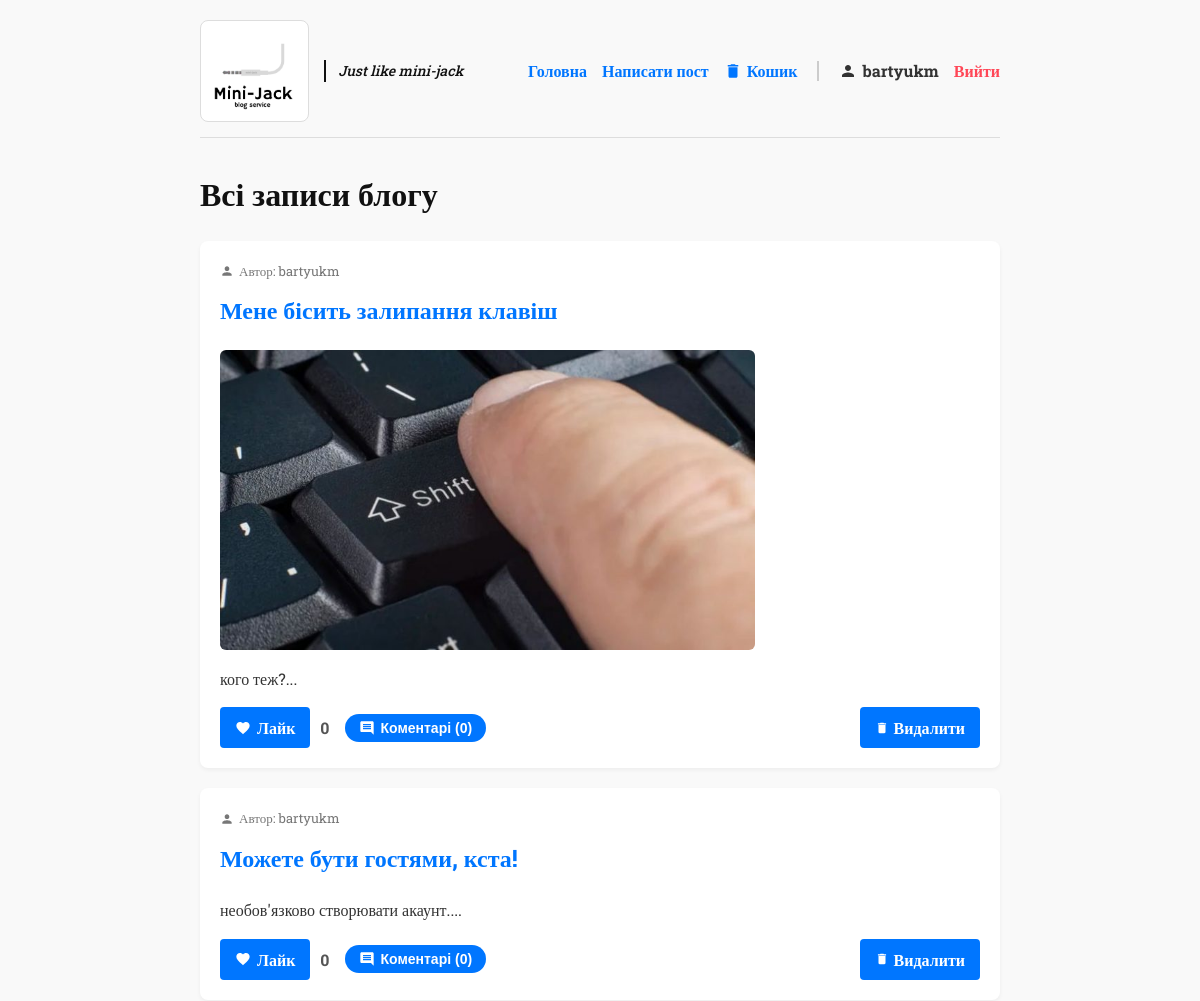
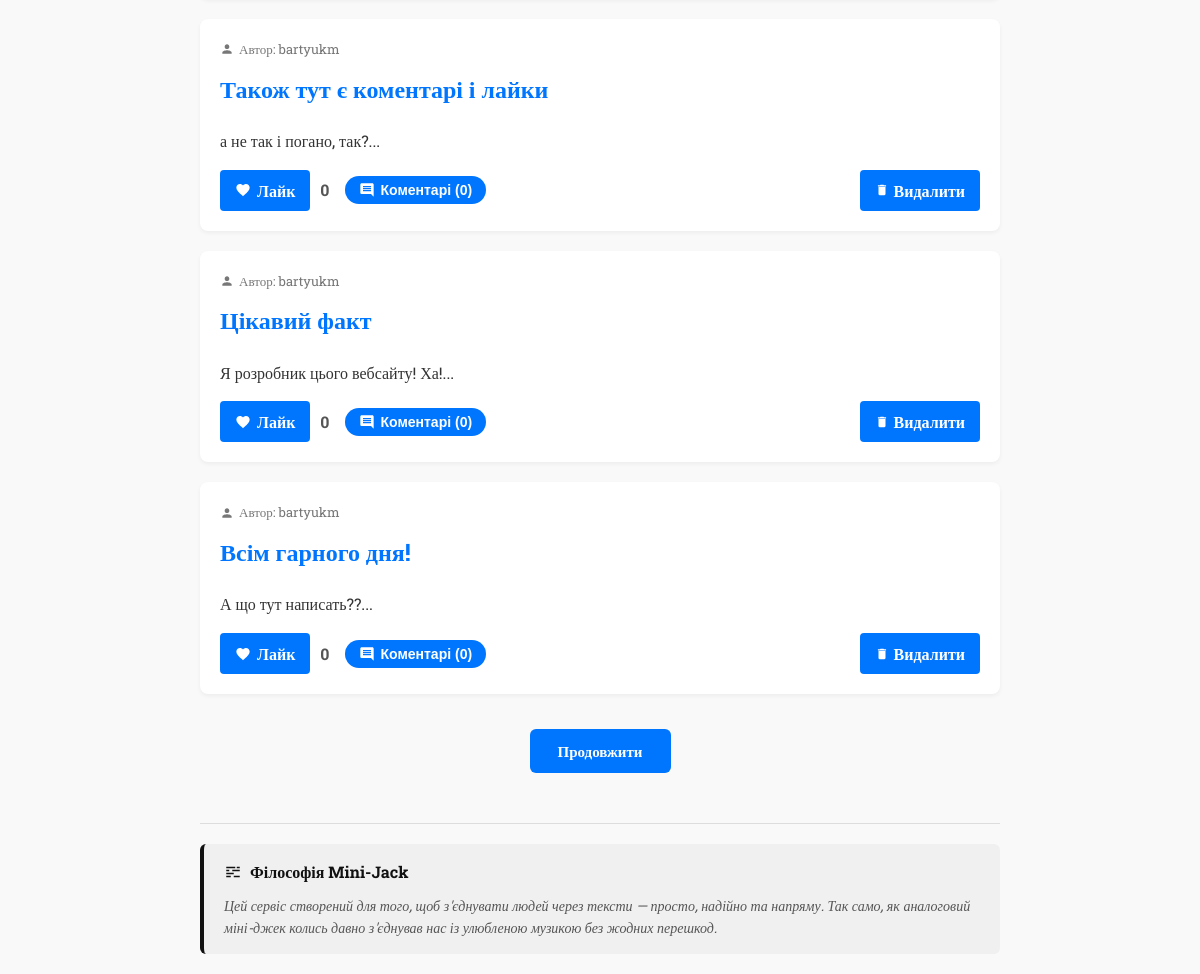
The page / (signed in) on the database its author committed (2 pictures, top to bottom).
### tables this page shows
CREATE TABLE users (
            id INTEGER PRIMARY KEY AUTOINCREMENT,
            username TEXT UNIQUE NOT NULL,
            password TEXT NOT NULL
        );

CREATE TABLE posts (
            id INTEGER PRIMARY KEY AUTOINCREMENT,
            user_id INTEGER,
            title TEXT NOT NULL,
            content TEXT NOT NULL,
            image_filename TEXT,
            likes INTEGER DEFAULT 0,
            is_deleted INTEGER DEFAULT 0,
            deleted_at TEXT,
            FOREIGN KEY (user_id) REFERENCES users (id) ON DELETE SET NULL
        );

### app.py (the view)
@app.route('/')
def index():
    clean_old_trash()
    limit = request.args.get('limit', 5, type=int)
    conn = get_db_connection()
    posts_rows = conn.execute('''
        SELECT p.*, u.username
        FROM posts p
        LEFT JOIN users u ON p.user_id = u.id
        WHERE p.is_deleted = 0
        ORDER BY p.id DESC
        LIMIT ?
    ''', (limit + 1,)).fetchall()
    has_more = len(posts_rows) > limit
    display_posts = posts_rows[:limit]
    posts = []
    for row in display_posts:
        post_data = dict(row)
        comments_rows = conn.execute('''
            SELECT c.*, u.username
            FROM comments c
            LEFT JOIN users u ON c.user_id = u.id
            WHERE c.post_id = ?
            ORDER BY c.id ASC
        ''', (post_data['id'],)).fetchall()
        post_data['comments'] = [dict(c) for c in comments_rows]
        post_data['comments_count'] = len(post_data['comments'])
        posts.append(post_data)
    conn.close()
    return render_template('index.html', posts=posts, limit=limit, has_more=has_more)

### app.py (called while the page is built, shortened)
def get_db_connection():
    conn = sqlite3.connect('database.db')
    conn.execute('PRAGMA foreign_keys = ON;')
    conn.row_factory = sqlite3.Row
    return conn

def clean_old_trash():
    conn = get_db_connection()
    now = datetime.now()
    trash_posts = conn.execute('SELECT id, deleted_at, image_filename FROM posts WHERE is_deleted = 1').fetchall()
    conn.commit()
    conn.close()

@app.context_processor
def inject_user():
    return dict(current_user_id=session.get('user_id'), current_username=session.get('username'))

### templates/index.html (shortened to what this page needs)
<!DOCTYPE html>
<html lang="uk">
<head>
    <link rel="stylesheet" href="{{ url_for('static', filename='style.css') }}">
</head>
<body>
    <nav>
        <div class="logo-container">
            <a href="{{ url_for('index') }}" style="margin: 0; padding: 0;">
                <img src="{{ url_for('static', filename='logo.png') }}" alt="Mini-Jack" class="blog-logo">
            </a>
            <span class="site-tagline">Just like mini-jack</span>
        </div>
        <div class="nav-links" id="navLinks">
            <a href="{{ url_for('index') }}">Головна</a>
            <a href="{{ url_for('create') }}">Написати пост</a>
            <a href="{{ url_for('trash') }}">
                <svg viewBox="0 0 24 24"><path d="M6 19c0 1.1.9 2 2 2h8c1.1 0 2-.9 2-2V7H6v12zM19 4h-3.5l-1-1h-5l-1 1H5v2h14V4z"/></svg>
                Кошик
            </a>
            <div class="auth-separator"></div>
            {% if current_user_id %}
                <span class="user-greeting">
                    <svg viewBox="0 0 24 24"><path d="M12 12c2.21 0 4-1.79 4-4s-1.79-4-4-4-4 1.79-4 4 1.79 4 4 4zm0 2c-2.67 0-8 1.34-8 4v2h16v-2c0-2.66-5.33-4-8-4z"/></svg>
                    {{ current_username }}
                </span>
                <a href="{{ url_for('logout') }}" class="btn-logout">Вийти</a>
            {% else %}
                <a href="{{ url_for('login') }}">Вхід</a>
                <a href="{{ url_for('register') }}">Реєстрація</a>
            {% endif %}
        </div>
    </nav>
    <h1>Всі записи блогу</h1>
    <div class="posts">
        {% for post in posts %}
            <div class="post-preview">
                <div class="post-author-meta">
                    <svg viewBox="0 0 24 24"><path d="M12 12c2.21 0 4-1.79 4-4s-1.79-4-4-4-4 1.79-4 4 1.79 4 4 4zm0 2c-2.67 0-8 1.34-8 4v2h16v-2c0-2.66-5.33-4-8-4z"/></svg>
                    <span>Автор: {{ post['username'] if post['username'] else 'Гість' }}</span>
                </div>
                <h2><a href="{{ url_for('post', post_id=post['id']) }}">{{ post['title'] }}</a></h2>
                {% if post['image_filename'] %}
                    <div class="post-image-preview">
                        <img src="{{ url_for('static', filename='uploads/' + post['image_filename']) }}" alt="Фото поста">
                    </div>
                {% endif %}
                <p>{{ post['content'][:150] }}...</p>
                <div class="post-actions">
                    <div class="actions-left">
                        <div class="like-container">
                            <form action="{{ url_for('like_post', post_id=post['id']) }}" method="post" class="like-form" data-post-id="{{ post['id'] }}" data-likes-count="{{ post['likes'] }}">
                                <button type="submit" class="like-button" id="btn-like-{{ post['id'] }}">
                                    <svg viewBox="0 0 24 24"><path d="M12 21.35l-1.45-1.32C5.4 15.36 2 12.28 2 8.5 2 5.42 4.42 3 7.5 3c1.74 0 3.41.81 4.5 2.09C13.09 3.81 14.76 3 16.5 3 19.5 3 22 5.42 22 8.5c0 3.78-3.4 6.86-8.55 11.54L12 21.35z"/></svg>
                                    Лайк
                                </button>
                            </form>
                            <span class="like-count">{{ post['likes'] }}</span>
                        </div>
                        <button class="comment-toggle-btn" onclick="openCommentsModal({{ post['id'] }})">
                            <svg viewBox="0 0 24 24"><path d="M21.99 4c0-1.1-.89-2-1.99-2H4c-1.1 0-2 .9-2 2v12c0 1.1.9 2 2 2h14l4 4-.01-18zM18 14H6v-2h12v2zm0-3H6V9h12v2zm0-3H6V6h12v2z"/></svg>
                            Коментарі ({{ post['comments_count'] }})
                        </button>
                    </div>
                    {% set is_my_account_post = current_user_id and post['user_id'] == current_user_id %}
                    <div class="delete-btn-container" id="delete-box-{{ post['id'] }}" {% if not is_my_account_post %}style="display: none;"{% endif %}>
                        <form action="{{ url_for('delete_post', post_id=post['id']) }}" method="post">
                            <button type="submit" class="btn-delete">
                                <svg viewBox="0 0 24 24"><path d="M6 19c0 1.1.9 2 2 2h8c1.1 0 2-.9 2-2V7H6v12zM19 4h-3.5l-1-1h-5l-1 1H5v2h14V4z"/></svg>
                                Видалити
                            </button>
                        </form>
                    </div>
                </div>
            </div>
        {% endfor %}
        {% if has_more %}
            <div class="load-more-container">
                <a href="{{ url_for('index', limit=limit+5) }}" class="btn-load-more">Продовжити</a>
            </div>
        {% endif %}
    </div>
    <footer>
        <div class="philosophy-box">
            <h3>
                <svg viewBox="0 0 24 24"><path d="M3 17v2h6v-2H3zm0-4h10v2H3v-2zm10 6v-2h8v2h-8zM7 9v2H3V9h4zm14 2h-10V9h10v2zm-6-6v2H3V5h12zm6 2h-4V5h4v2z"/></svg>
                Філософія Mini-Jack
            </h3>
            <p>Цей сервіс створений для того, щоб з'єднувати людей через тексти — просто, надійно та напряму. Так само, як аналоговий міні-джек колись давно з'єднував нас із улюбленою музикою без жодних перешкод.</p>
        </div>
    </footer>
</body>
</html>

### static/style.css (style rules this page uses)
body { font-family: "Roboto Slab", serif; font-optical-sizing: auto; font-weight: 400; font-style: normal; line-height: 1.6; max-width: 800px; margin: 0 auto; padding: 20px; background-color: #f9f9f9; color: #333; }
h1, h2, h3 { font-family: "Roboto Slab", serif; font-weight: 700; color: #111; }
nav { display: flex; justify-content: space-between; align-items: center; margin-bottom: 30px; padding-bottom: 15px; border-bottom: 1px solid #ddd; position: relative; background-color: #f9f9f9; }
.logo-container { display: flex; align-items: center; }
.blog-logo { max-height: 90px; width: auto; display: block; border: 1px solid #ddd; border-radius: 8px; padding: 5px; background-color: #fff; }
.site-tagline { font-family: "Roboto Slab", serif; font-weight: 500; font-size: 14px; color: #111111; margin-left: 15px; font-style: italic; border-left: 2px solid #111111; padding-left: 12px; display: inline-block; }
.nav-links { display: flex; align-items: center; gap: 15px; }
nav a { text-decoration: none; color: #0076ff; font-weight: 700; display: flex; align-items: center; gap: 5px; }
nav a svg { width: 18px; height: 18px; fill: currentColor; }
.auth-separator { width: 2px; height: 20px; background-color: #ccc; margin: 0 5px; }
.user-greeting { font-weight: bold; color: #333; display: flex; align-items: center; gap: 5px; }
.user-greeting svg { width: 18px; height: 18px; fill: currentColor; }
.btn-logout { color: #ff4757 !important; }
.posts { display: block; width: 100%; }
.post-preview { background: #fff; padding: 20px; margin-bottom: 20px; border-radius: 8px; box-shadow: 0 2px 4px rgba(0,0,0,0.05); position: relative; z-index: 1; }
.post-author-meta { font-size: 13px; color: #777; margin-bottom: 10px; display: flex; align-items: center; gap: 5px; }
.post-author-meta svg { width: 14px; height: 14px; fill: currentColor; }
.post-preview h2 { margin-top: 0; }
.post-preview h2 a { text-decoration: none; color: #0076ff; }
.post-image-preview img { max-width: 100%; max-height: 300px; object-fit: cover; border-radius: 6px; margin-bottom: 15px; display: block; }
.post-actions { margin-top: 15px; display: flex; justify-content: space-between; align-items: center; flex-wrap: wrap; gap: 10px; }
.actions-left { display: flex; align-items: center; gap: 15px; }
.like-container { display: flex; align-items: center; }
.like-button { background: #ff4757; color: white; border: none; padding: 6px 14px; border-radius: 20px; cursor: pointer; font-weight: bold; font-size: 14px; display: flex; align-items: center; gap: 6px; transition: background 0.2s; }
.like-button svg { width: 16px; height: 16px; fill: currentColor; }
.like-count { margin-left: 10px; font-weight: bold; color: #555; }
.comment-toggle-btn { background: #0076ff; color: white; border: none; padding: 6px 14px; border-radius: 20px; cursor: pointer; font-weight: bold; font-size: 14px; display: flex; align-items: center; gap: 6px; transition: background 0.2s; }
.comment-toggle-btn svg { width: 16px; height: 16px; fill: currentColor; }
.btn-delete { background: #f1f2f6; color: #57606f; border: 1px solid #ced6e0; padding: 6px 12px; border-radius: 6px; cursor: pointer; font-size: 13px; display: flex; align-items: center; gap: 5px; font-weight: bold; }
.btn-delete svg, .btn-restore svg { width: 14px; height: 14px; fill: currentColor; }
button[type="submit"] { font-family: "Roboto Slab", serif; background: #0076ff; color: #fff; padding: 10px 15px; border: none; border-radius: 4px; cursor: pointer; font-size: 16px; font-weight: 700; }
.load-more-container { text-align: center; margin: 35px 0 20px 0; }
.btn-load-more { font-family: "Roboto Slab", serif; display: inline-block; background: #0076ff; color: #ffffff; text-decoration: none; padding: 10px 28px; border-radius: 6px; font-weight: bold; font-size: 15px; transition: background 0.2s; border: none; cursor: pointer; }
footer { margin-top: 50px; padding-top: 20px; border-top: 1px solid #ddd; position: relative; clear: both; }
.philosophy-box { background-color: #f0f0f0; padding: 15px 20px; border-radius: 6px; border-left: 4px solid #111; }
.philosophy-box h3 { margin-top: 0; margin-bottom: 10px; font-size: 16px; color: #111; display: flex; align-items: center; gap: 8px; }
.philosophy-box h3 svg { width: 18px; height: 18px; fill: #111; }
.philosophy-box p { margin: 0; font-size: 14px; color: #555; font-style: italic; }

### rows shown on the page
users: username "bartyukm"
posts: username "bartyukm", title "Мене бісить залипання клавіш", image_filename (picture), content "кого теж?", likes "0", comments_count "0"
posts: username "bartyukm", title "Можете бути гостями, кста!", content "необов'язково створювати акаунт.", likes "0", comments_count "0"
posts: username "bartyukm", title "Також тут є коментарі і лайки", content "а не так і погано, так?", likes "0", comments_count "0"
posts: username "bartyukm", title "Цікавий факт", content "Я розробник цього вебсайту! Ха!", likes "0", comments_count "0"
posts: username "bartyukm", title "Всім гарного дня!", content "А що тут написать??", likes "0", comments_count "0"
